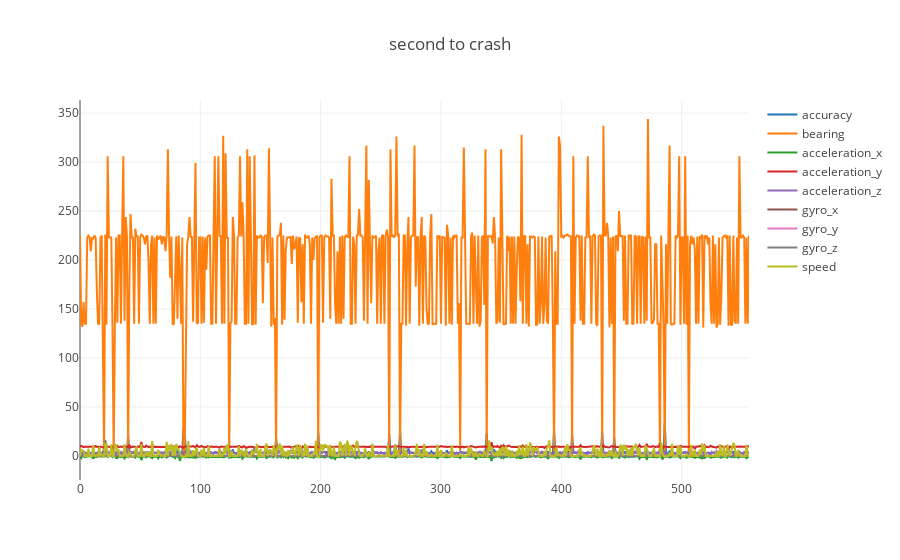

Notebook source saved alongside this figure:
### Markdown cell above
### example of positive label analytics

### Code cell
data, layout = per_user_analytics(df, 274877906944)
fig = go.Figure(data=data,layout=layout)
py.iplot(fig, filename = "second to crash")

### Figure 1 — Plotly figure (JSON) as saved in the notebook; plotly's stock layout.template omitted (floating-point values rounded to 4 significant figures; data arrays with more than 128 entries replaced by an {"elided": "..."} marker saying what was removed)
{"data": [{"name": "accuracy", "type": "scatter", "uid": "b81b2553-176a-4169-adaf-53c252c89cbd", "y": {"elided": "557 float values"}}, {"name": "bearing", "type": "scatter", "uid": "a11e4f83-a862-444b-875a-8b4bf79618a8", "y": {"elided": "557 int values"}}, {"name": "acceleration_x", "type": "scatter", "uid": "013727ca-1770-411b-8a5b-491879e0d356", "y": {"elided": "557 float values"}}, {"name": "acceleration_y", "type": "scatter", "uid": "4c4ca005-9147-4118-975b-5eee998e31ec", "y": {"elided": "557 float values"}}, {"name": "acceleration_z", "type": "scatter", "uid": "ab8efa6f-74b3-438e-803b-973f82973e5f", "y": {"elided": "557 float values"}}, {"name": "gyro_x", "type": "scatter", "uid": "1fa95ebb-ecae-4ae4-a56a-f2be31ac06dd", "y": {"elided": "557 float values"}}, {"name": "gyro_y", "type": "scatter", "uid": "c4fdab3b-dab3-4c82-86d5-a86e3a7bd453", "y": {"elided": "557 float values"}}, {"name": "gyro_z", "type": "scatter", "uid": "d96c9627-2745-4e46-89cb-b6ffd9eaf9e4", "y": {"elided": "557 float values"}}, {"name": "speed", "type": "scatter", "uid": "7ab3dbc8-8cfe-4ad2-b6dd-6ce6ff07b010", "y": {"elided": "557 float values"}}], "layout": {"title": {"text": "second to crash"}}}
